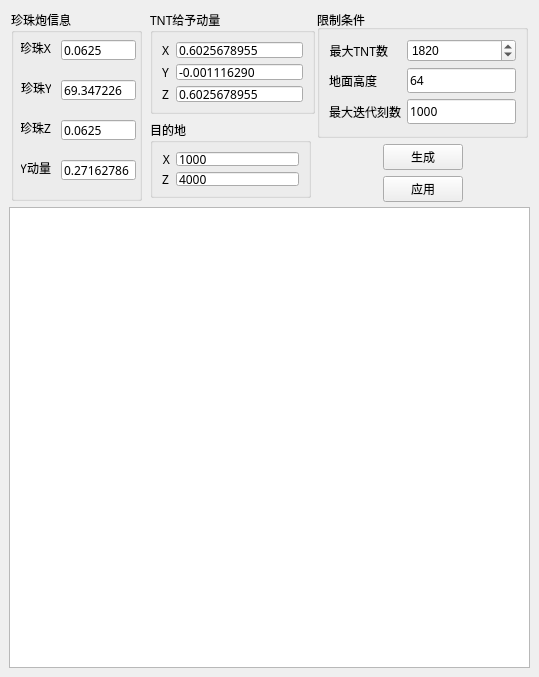
    <widget class="QWidget" name="tab_2">
     <attribute name="title">
      <string>配置生成器</string>
     </attribute>
     <widget class="QTableWidget" name="settingTableWidget">
      <property name="geometry">
       <rect>
        <x>9</x>
        <y>207</y>
        <width>521</width>
        <height>461</height>
       </rect>
      </property>
     </widget>
     <widget class="QWidget" name="layoutWidget">
      <property name="geometry">
       <rect>
        <x>317</x>
        <y>10</y>
        <width>211</width>
        <height>192</height>
       </rect>
      </property>
      <layout class="QVBoxLayout" name="verticalLayout">
       <property name="spacing">
        <number>6</number>
       </property>
       <item>
        <widget class="QGroupBox" name="groupBox_4">
         <property name="sizePolicy">
          <sizepolicy hsizetype="Preferred" vsizetype="Minimum">
           <horstretch>0</horstretch>
           <verstretch>0</verstretch>
          </sizepolicy>
         </property>
         <property name="font">
          <font>
           <pointsize>9</pointsize>
          </font>
         </property>
         <property name="title">
          <string>限制条件</string>
         </property>
         <layout class="QGridLayout" name="gridLayout_6">
          <item row="0" column="0">
           <widget class="QLabel" name="maxUnitLabel">
            <property name="sizePolicy">
             <sizepolicy hsizetype="Fixed" vsizetype="Preferred">
              <horstretch>0</horstretch>
              <verstretch>0</verstretch>
             </sizepolicy>
            </property>
            <property name="font">
             <font>
              <family>宋体</family>
              <pointsize>9</pointsize>
             </font>
            </property>
            <property name="text">
             <string>最大TNT数</string>
            </property>
            <property name="alignment">
             <set>Qt::AlignRight|Qt::AlignTrailing|Qt::AlignVCenter</set>
            </property>
           </widget>
          </item>
          <item row="1" column="0">
           <widget class="QLabel" name="groundYLabel_2">
            <property name="font">
             <font>
              <family>宋体</family>
              <pointsize>9</pointsize>
             </font>
            </property>
            <property name="toolTip">
             <string>The ground y value. If you are above bedrock use 128</string>
            </property>
            <property name="text">
             <string>地面高度</string>
            </property>
           </widget>
          </item>
          <item row="2" column="1">
           <widget class="QLineEdit" name="maxTickLineEdit_2">
            <property name="font">
             <font>
              <family>宋体</family>
              <pointsize>9</pointsize>
             </font>
            </property>
            <property name="text">
             <string>1000</string>
            </property>
           </widget>
          </item>
          <item row="1" column="1">
           <widget class="QLineEdit" name="groundYLineEdit_2">
            <property name="font">
             <font>
              <family>宋体</family>
              <pointsize>9</pointsize>
             </font>
            </property>
            <property name="text">
             <string>64</string>
            </property>
           </widget>
          </item>
          <item row="0" column="1">
           <widget class="QSpinBox" name="maxTNTSpinBox">
            <property name="font">
             <font>
              <pointsize>9</pointsize>
             </font>
            </property>
            <property name="maximum">
             <number>999999999</number>
            </property>
            <property name="value">
             <number>1820</number>
            </property>
           </widget>
          </item>
          <item row="2" column="0">
           <widget class="QLabel" name="maxTickLabel_2">
            <property name="font">
             <font>
              <family>宋体</family>
              <pointsize>9</pointsize>
             </font>
            </property>
            <property name="toolTip">
             <string>Maximum simulating time</string>
            </property>
            <property name="text">
             <string>最大迭代刻数</string>
            </property>
           </widget>
          </item>
         </layout>
        </widget>
       </item>
       <item>
        <layout class="QGridLayout" name="gridLayout_7">
         <item row="0" column="2">
          <spacer name="horizontalSpacer_6">
           <property name="orientation">
            <enum>Qt::Horizontal</enum>
           </property>
           <property name="sizeHint" stdset="0">
            <size>
             <width>40</width>
             <height>20</height>
            </size>
           </property>
          </spacer>
         </item>
         <item row="0" column="0">
          <spacer name="horizontalSpacer_4">
           <property name="orientation">
            <enum>Qt::Horizontal</enum>
           </property>
           <property name="sizeHint" stdset="0">
            <size>
             <width>40</width>
             <height>20</height>
            </size>
           </property>
          </spacer>
         </item>
         <item row="1" column="1">
          <widget class="QPushButton" name="applyPushButton">
           <property name="font">
            <font>
             <pointsize>9</pointsize>
            </font>
           </property>
           <property name="toolTip">
            <string>Apply selected setting</string>
           </property>
           <property name="text">
            <string>应用</string>
           </property>
          </widget>
         </item>
         <item row="0" column="1">
          <widget class="QPushButton" name="genPushButton">
           <property name="sizePolicy">
            <sizepolicy hsizetype="Minimum" vsizetype="Fixed">
             <horstretch>0</horstretch>
             <verstretch>0</verstretch>
            </sizepolicy>
           </property>
           <property name="font">
            <font>
             <pointsize>9</pointsize>
            </font>
           </property>
           <property name="toolTip">
            <string>Generate recommended settings</string>
           </property>
           <property name="text">
            <string>生成</string>
           </property>
          </widget>
         </item>
        </layout>
       </item>
      </layout>
     </widget>
     <widget class="QGroupBox" name="motionGroupBox_2">
      <property name="geometry">
       <rect>
        <x>150</x>
        <y>10</y>
        <width>165</width>
        <height>104</height>
       </rect>
      </property>
      <property name="font">
       <font>
        <family>宋体</family>
        <pointsize>9</pointsize>
       </font>
      </property>
      <property name="title">
       <string>TNT给予动量</string>
      </property>
      <layout class="QGridLayout" name="gridLayout_9">
       <item row="0" column="1">
        <widget class="QLineEdit" name="motionXLineEdit_2">
         <property name="sizePolicy">
          <sizepolicy hsizetype="Minimum" vsizetype="Fixed">
           <horstretch>0</horstretch>
           <verstretch>0</verstretch>
          </sizepolicy>
         </property>
         <property name="font">
          <font>
           <family>宋体</family>
           <pointsize>9</pointsize>
          </font>
         </property>
         <property name="text">
          <string>0.6025678955</string>
         </property>
        </widget>
       </item>
       <item row="0" column="0">
        <widget class="QLabel" name="motionXLabel_2">
         <property name="sizePolicy">
          <sizepolicy hsizetype="Fixed" vsizetype="Preferred">
           <horstretch>0</horstretch>
           <verstretch>0</verstretch>
          </sizepolicy>
         </property>
         <property name="font">
          <font>
           <family>宋体</family>
           <pointsize>9</pointsize>
          </font>
         </property>
         <property name="text">
          <string>X</string>
         </property>
         <property name="alignment">
          <set>Qt::AlignLeading|Qt::AlignLeft|Qt::AlignVCenter</set>
         </property>
        </widget>
       </item>
       <item row="1" column="0">
        <widget class="QLabel" name="motionYLabel_2">
         <property name="sizePolicy">
          <sizepolicy hsizetype="Fixed" vsizetype="Preferred">
           <horstretch>0</horstretch>
           <verstretch>0</verstretch>
          </sizepolicy>
         </property>
         <property name="font">
          <font>
           <family>宋体</family>
           <pointsize>9</pointsize>
          </font>
         </property>
         <property name="text">
          <string>Y</string>
         </property>
         <property name="alignment">
          <set>Qt::AlignLeading|Qt::AlignLeft|Qt::AlignVCenter</set>
         </property>
        </widget>
       </item>
       <item row="2" column="1">
        <widget class="QLineEdit" name="motionZLineEdit_2">
         <property name="sizePolicy">
          <sizepolicy hsizetype="Minimum" vsizetype="Fixed">
           <horstretch>0</horstretch>
           <verstretch>0</verstretch>
          </sizepolicy>
         </property>
         <property name="font">
          <font>
           <family>宋体</family>
           <pointsize>9</pointsize>
          </font>
         </property>
         <property name="text">
          <string>0.6025678955</string>
         </property>
        </widget>
       </item>
       <item row="1" column="1">
        <widget class="QLineEdit" name="motionYLineEdit_2">
         <property name="sizePolicy">
          <sizepolicy hsizetype="Minimum" vsizetype="Fixed">
           <horstretch>0</horstretch>
           <verstretch>0</verstretch>
          </sizepolicy>
         </property>
         <property name="font">
          <font>
           <family>宋体</family>
           <pointsize>9</pointsize>
          </font>
         </property>
         <property name="text">
          <string>-0.001116290</string>
         </property>
        </widget>
       </item>
       <item row="2" column="0">
        <widget class="QLabel" name="motionZLabel_2">
         <property name="sizePolicy">
          <sizepolicy hsizetype="Fixed" vsizetype="Preferred">
           <horstretch>0</horstretch>
           <verstretch>0</verstretch>
          </sizepolicy>
         </property>
         <property name="font">
          <font>
           <family>宋体</family>
           <pointsize>9</pointsize>
          </font>
         </property>
         <property name="text">
          <string>Z</string>
         </property>
         <property name="alignment">
          <set>Qt::AlignLeading|Qt::AlignLeft|Qt::AlignVCenter</set>
         </property>
        </widget>
       </item>
      </layout>
     </widget>
     <widget class="QGroupBox" name="groupBox">
      <property name="geometry">
       <rect>
        <x>150</x>
        <y>120</y>
        <width>161</width>
        <height>78</height>
       </rect>
      </property>
      <property name="font">
       <font>
        <family>宋体</family>
        <pointsize>9</pointsize>
       </font>
      </property>
      <property name="toolTip">
       <string>Where you want to go</string>
      </property>
      <property name="title">
       <string>目的地</string>
      </property>
      <layout class="QGridLayout" name="gridLayout_5">
       <item row="1" column="0">
        <widget class="QLabel" name="posZLabel_3">
         <property name="sizePolicy">
          <sizepolicy hsizetype="Fixed" vsizetype="Preferred">
           <horstretch>0</horstretch>
           <verstretch>0</verstretch>
          </sizepolicy>
         </property>
         <property name="font">
          <font>
           <family>宋体</family>
           <pointsize>9</pointsize>
          </font>
         </property>
         <property name="text">
          <string>Z</string>
         </property>
         <property name="alignment">
          <set>Qt::AlignRight|Qt::AlignTrailing|Qt::AlignVCenter</set>
         </property>
        </widget>
       </item>
       <item row="0" column="0">
        <widget class="QLabel" name="posXLabel_3">
         <property name="sizePolicy">
          <sizepolicy hsizetype="Fixed" vsizetype="Preferred">
           <horstretch>0</horstretch>
           <verstretch>0</verstretch>
          </sizepolicy>
         </property>
         <property name="font">
          <font>
           <family>宋体</family>
           <pointsize>9</pointsize>
          </font>
         </property>
         <property name="text">
          <string>X</string>
         </property>
         <property name="alignment">
          <set>Qt::AlignRight|Qt::AlignTrailing|Qt::AlignVCenter</set>
         </property>
        </widget>
       </item>
       <item row="0" column="1">
        <widget class="QLineEdit" name="dstXLineEdit">
         <property name="sizePolicy">
          <sizepolicy hsizetype="Minimum" vsizetype="Fixed">
           <horstretch>0</horstretch>
           <verstretch>0</verstretch>
          </sizepolicy>
         </property>
         <property name="font">
          <font>
           <family>宋体</family>
           <pointsize>9</pointsize>
          </font>
         </property>
         <property name="text">
          <string>1000</string>
         </property>
        </widget>
       </item>
       <item row="1" column="1">
        <widget class="QLineEdit" name="dstZLineEdit">
         <property name="sizePolicy">
          <sizepolicy hsizetype="Minimum" vsizetype="Fixed">
           <horstretch>0</horstretch>
           <verstretch>0</verstretch>
          </sizepolicy>
         </property>
         <property name="font">
          <font>
           <family>宋体</family>
           <pointsize>9</pointsize>
          </font>
         </property>
         <property name="text">
          <string>4000</string>
         </property>
        </widget>
       </item>
      </layout>
     </widget>
     <widget class="QGroupBox" name="groupBox_3">
      <property name="geometry">
       <rect>
        <x>11</x>
        <y>10</y>
        <width>131</width>
        <height>191</height>
       </rect>
      </property>
      <property name="sizePolicy">
       <sizepolicy hsizetype="Preferred" vsizetype="Minimum">
        <horstretch>0</horstretch>
        <verstretch>0</verstretch>
       </sizepolicy>
      </property>
      <property name="font">
       <font>
        <family>宋体</family>
        <pointsize>9</pointsize>
       </font>
      </property>
      <property name="title">
       <string>珍珠炮信息</string>
      </property>
      <widget class="QLineEdit" name="PlayerYLineEdit">
       <property name="geometry">
        <rect>
         <x>50</x>
         <y>70</y>
         <width>75</width>
         <height>20</height>
        </rect>
       </property>
       <property name="sizePolicy">
        <sizepolicy hsizetype="Minimum" vsizetype="Fixed">
         <horstretch>0</horstretch>
         <verstretch>0</verstretch>
        </sizepolicy>
       </property>
       <property name="minimumSize">
        <size>
         <width>0</width>
         <height>0</height>
        </size>
       </property>
       <property name="maximumSize">
        <size>
         <width>16777215</width>
         <height>16777215</height>
        </size>
       </property>
       <property name="font">
        <font>
         <family>宋体</family>
         <pointsize>9</pointsize>
        </font>
       </property>
       <property name="text">
        <string>69.347226</string>
       </property>
      </widget>
      <widget class="QLineEdit" name="pearlZLineEdit">
       <property name="geometry">
        <rect>
         <x>50</x>
         <y>110</y>
         <width>75</width>
         <height>20</height>
        </rect>
       </property>
       <property name="sizePolicy">
        <sizepolicy hsizetype="Minimum" vsizetype="Fixed">
         <horstretch>0</horstretch>
         <verstretch>0</verstretch>
        </sizepolicy>
       </property>
       <property name="font">
        <font>
         <family>宋体</family>
         <pointsize>9</pointsize>
        </font>
       </property>
       <property name="text">
        <string>0.0625</string>
       </property>
       <property name="readOnly">
        <bool>false</bool>
       </property>
      </widget>
      <widget class="QLabel" name="pearlZLabel">
       <property name="geometry">
        <rect>
         <x>10</x>
         <y>110</y>
         <width>30</width>
         <height>16</height>
        </rect>
       </property>
       <property name="sizePolicy">
        <sizepolicy hsizetype="Fixed" vsizetype="Preferred">
         <horstretch>0</horstretch>
         <verstretch>0</verstretch>
        </sizepolicy>
       </property>
       <property name="font">
        <font>
         <family>宋体</family>
         <pointsize>9</pointsize>
        </font>
       </property>
       <property name="toolTip">
        <string>The z coordinate of the aligned pearl</string>
       </property>
       <property name="whatsThis">
        <string/>
       </property>
       <property name="text">
        <string>珍珠Z</string>
       </property>
       <property name="alignment">
        <set>Qt::AlignRight|Qt::AlignTrailing|Qt::AlignVCenter</set>
       </property>
      </widget>
      <widget class="QLabel" name="pearlXLabel">
       <property name="geometry">
        <rect>
         <x>10</x>
         <y>30</y>
         <width>30</width>
         <height>16</height>
        </rect>
       </property>
       <property name="sizePolicy">
        <sizepolicy hsizetype="Fixed" vsizetype="Preferred">
         <horstretch>0</horstretch>
         <verstretch>0</verstretch>
        </sizepolicy>
       </property>
       <property name="font">
        <font>
         <family>宋体</family>
         <pointsize>9</pointsize>
        </font>
       </property>
       <property name="toolTip">
        <string>The x coordinate of the aligned pearl</string>
       </property>
       <property name="whatsThis">
        <string/>
       </property>
       <property name="text">
        <string>珍珠X</string>
       </property>
       <property name="alignment">
        <set>Qt::AlignRight|Qt::AlignTrailing|Qt::AlignVCenter</set>
       </property>
      </widget>
      <widget class="QLineEdit" name="pearlXLineEdit">
       <property name="geometry">
        <rect>
         <x>50</x>
         <y>30</y>
         <width>75</width>
         <height>20</height>
        </rect>
       </property>
       <property name="sizePolicy">
        <sizepolicy hsizetype="Minimum" vsizetype="Fixed">
         <horstretch>0</horstretch>
         <verstretch>0</verstretch>
        </sizepolicy>
       </property>
       <property name="font">
        <font>
         <family>宋体</family>
         <pointsize>9</pointsize>
        </font>
       </property>
       <property name="text">
        <string>0.0625</string>
       </property>
       <property name="readOnly">
        <bool>false</bool>
       </property>
      </widget>
      <widget class="QLabel" name="PlayerYLabel">
       <property name="geometry">
        <rect>
         <x>10</x>
         <y>70</y>
         <width>30</width>
         <height>16</height>
        </rect>
       </property>
       <property name="font">
        <font>
         <family>宋体</family>
         <pointsize>9</pointsize>
        </font>
       </property>
       <property name="toolTip">
        <string>The y value of the player entity when he's ready to throw the pearl</string>
       </property>
       <property name="whatsThis">
        <string/>
       </property>
       <property name="text">
        <string>珍珠Y</string>
       </property>
      </widget>
      <widget class="QLabel" name="pearlYMotion">
       <property name="geometry">
        <rect>
         <x>10</x>
         <y>150</y>
         <width>30</width>
         <height>16</height>
        </rect>
       </property>
       <property name="sizePolicy">
        <sizepolicy hsizetype="Fixed" vsizetype="Preferred">
         <horstretch>0</horstretch>
         <verstretch>0</verstretch>
        </sizepolicy>
       </property>
       <property name="font">
        <font>
         <family>宋体</family>
         <pointsize>9</pointsize>
        </font>
       </property>
       <property name="toolTip">
        <string>The z coordinate of the aligned pearl</string>
       </property>
       <property name="whatsThis">
        <string/>
       </property>
       <property name="text">
        <string>Y动量</string>
       </property>
       <property name="alignment">
        <set>Qt::AlignRight|Qt::AlignTrailing|Qt::AlignVCenter</set>
       </property>
      </widget>
      <widget class="QLineEdit" name="pearlYMotionEdit">
       <property name="geometry">
        <rect>
         <x>50</x>
         <y>150</y>
         <width>75</width>
         <height>20</height>
        </rect>
       </property>
       <property name="sizePolicy">
        <sizepolicy hsizetype="Minimum" vsizetype="Fixed">
         <horstretch>0</horstretch>
         <verstretch>0</verstretch>
        </sizepolicy>
       </property>
       <property name="font">
        <font>
         <family>宋体</family>
         <pointsize>9</pointsize>
        </font>
       </property>
       <property name="text">
        <string>0.27162786</string>
       </property>
       <property name="readOnly">
        <bool>false</bool>
       </property>
      </widget>
     </widget>
    </widget>
